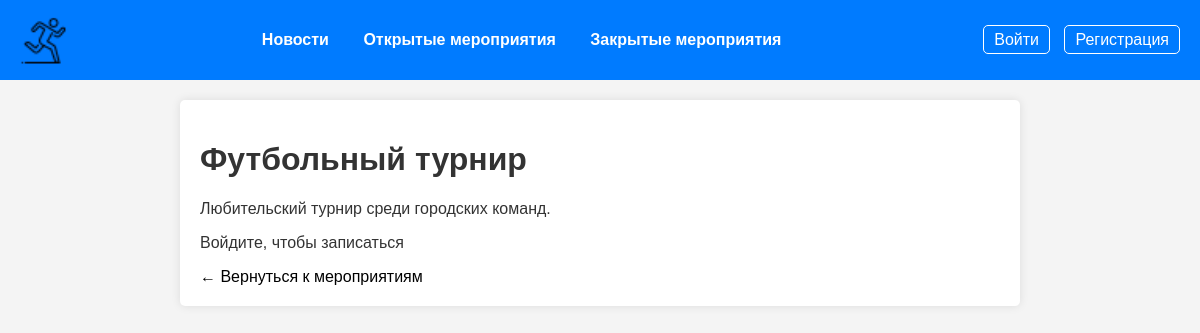
Screenshot of /event/1 with the database file from the repository.
### tables this page shows
CREATE TABLE events (
            id INTEGER PRIMARY KEY AUTOINCREMENT,
            name TEXT NOT NULL,
            description TEXT NOT NULL,
            status TEXT CHECK(status IN ('open', 'closed')) NOT NULL,
            results TEXT
        );

### app.py (the view)
@app.route('/event/<int:event_id>')
def event_detail(event_id):
    conn = get_db_connection()
    event = conn.execute('SELECT * FROM events WHERE id = ?', (event_id,)).fetchone()
    conn.close()
    if event is None:
        flash('Мероприятие не найдено!', 'danger')
        return redirect(url_for('open_events'))
    return render_template('event_detail.html', event=event)

### app.py (called while the page is built)
def get_db_connection():
    conn = sqlite3.connect('database.db')
    conn.row_factory = sqlite3.Row
    return conn

### templates/event_detail.html
{% extends "base.html" %}
{% block content %}
<h1>{{ event.name }}</h1>
<p>{{ event.description }}</p>
{% if event.status == "closed" %}
    <p><strong>Результаты:</strong> {{ event.results }}</p>
{% else %}
    {% if 'user_id' in session %}
        {% set is_registered = event.id in user_registrations %}
        <form method="post" action="{{ url_for('toggle_event', event_id=event.id) }}">
            <button type="submit">
                {% if is_registered %}
                    Отказаться от участия
                {% else %}
                    Записаться
                {% endif %}
            </button>
        </form>
    {% else %}
        <p class="warning">Войдите, чтобы записаться</p>
    {% endif %}
{% endif %}
<a href="{{ url_for('open_events') }}">← Вернуться к мероприятиям</a>
{% endblock %}

### static/style.css (style rules this page uses)
body { font-family: Arial, sans-serif; margin: 0; padding: 0; background-color: #f4f4f4; color: #333; }
a { color: black; text-decoration: none; }

### rows the page displays
events: name "Футбольный турнир", description "Любительский турнир среди городских команд."
